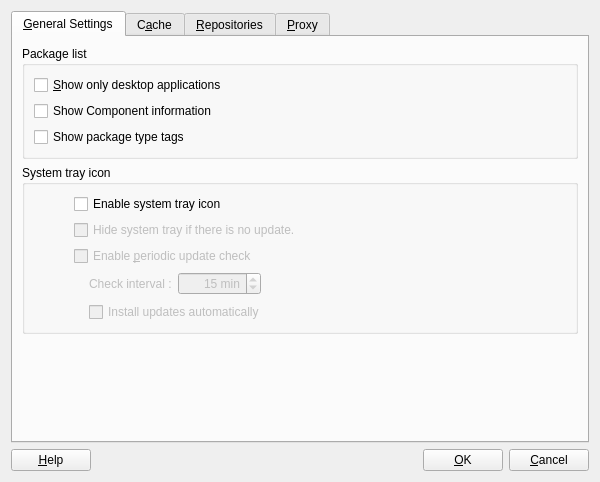
<?xml version="1.0" encoding="UTF-8"?>
<ui version="4.0">
 <class>SettingsDialog</class>
 <widget class="QDialog" name="SettingsDialog">
  <property name="geometry">
   <rect>
    <x>0</x>
    <y>0</y>
    <width>600</width>
    <height>482</height>
   </rect>
  </property>
  <property name="windowTitle">
   <string>Package Manager Settings</string>
  </property>
  <property name="windowIcon">
   <iconset resource="../data/data.qrc">
    <normaloff>:/data/package-manager.png</normaloff>:/data/package-manager.png</iconset>
  </property>
  <property name="modal">
   <bool>true</bool>
  </property>
  <layout class="QGridLayout" name="gridLayout_14">
   <item row="0" column="0">
    <widget class="QTabWidget" name="tabWidget">
     <property name="currentIndex">
      <number>0</number>
     </property>
     <widget class="QWidget" name="tab_1">
      <attribute name="title">
       <string>&amp;General Settings</string>
      </attribute>
      <layout class="QGridLayout" name="gridLayout_12">
       <item row="0" column="0">
        <widget class="QGroupBox" name="groupBox_2">
         <property name="title">
          <string>Package list</string>
         </property>
         <layout class="QGridLayout" name="gridLayout_3">
          <item row="0" column="0">
           <widget class="QCheckBox" name="onlyGuiApp">
            <property name="text">
             <string>&amp;Show only desktop applications</string>
            </property>
           </widget>
          </item>
          <item row="1" column="0">
           <widget class="QCheckBox" name="showComponents">
            <property name="text">
             <string>Show Component information </string>
            </property>
           </widget>
          </item>
          <item row="2" column="0">
           <widget class="QCheckBox" name="showIsA">
            <property name="text">
             <string>Show package type tags</string>
            </property>
           </widget>
          </item>
         </layout>
        </widget>
       </item>
       <item row="2" column="0">
        <widget class="QGroupBox" name="systemTrayGroup">
         <property name="sizePolicy">
          <sizepolicy hsizetype="Expanding" vsizetype="Preferred">
           <horstretch>0</horstretch>
           <verstretch>0</verstretch>
          </sizepolicy>
         </property>
         <property name="title">
          <string>System tray icon</string>
         </property>
         <property name="flat">
          <bool>false</bool>
         </property>
         <property name="checkable">
          <bool>false</bool>
         </property>
         <property name="checked">
          <bool>false</bool>
         </property>
         <layout class="QGridLayout" name="gridLayout">
          <item row="0" column="1">
           <widget class="QCheckBox" name="systemTray">
            <property name="text">
             <string>Enable system tray icon</string>
            </property>
           </widget>
          </item>
          <item row="1" column="1">
           <widget class="QCheckBox" name="hideIfNoUpdate">
            <property name="enabled">
             <bool>false</bool>
            </property>
            <property name="text">
             <string>Hide system tray if there is no update.</string>
            </property>
           </widget>
          </item>
          <item row="2" column="1">
           <widget class="QCheckBox" name="intervalCheck">
            <property name="enabled">
             <bool>false</bool>
            </property>
            <property name="text">
             <string>Enable &amp;periodic update check</string>
            </property>
           </widget>
          </item>
          <item row="3" column="1">
           <layout class="QHBoxLayout" name="horizontalLayout_2">
            <item>
             <spacer name="horizontalSpacer_7">
              <property name="orientation">
               <enum>Qt::Horizontal</enum>
              </property>
              <property name="sizeType">
               <enum>QSizePolicy::Fixed</enum>
              </property>
              <property name="sizeHint" stdset="0">
               <size>
                <width>15</width>
                <height>20</height>
               </size>
              </property>
             </spacer>
            </item>
            <item>
             <widget class="QLabel" name="intervalLabel">
              <property name="enabled">
               <bool>false</bool>
              </property>
              <property name="text">
               <string>Check interval :</string>
              </property>
             </widget>
            </item>
            <item>
             <widget class="QSpinBox" name="intervalSpin">
              <property name="enabled">
               <bool>false</bool>
              </property>
              <property name="alignment">
               <set>Qt::AlignRight|Qt::AlignTrailing|Qt::AlignVCenter</set>
              </property>
              <property name="suffix">
               <string> min</string>
              </property>
              <property name="minimum">
               <number>1</number>
              </property>
              <property name="maximum">
               <number>10000</number>
              </property>
              <property name="value">
               <number>15</number>
              </property>
             </widget>
            </item>
            <item>
             <spacer name="horizontalSpacer">
              <property name="orientation">
               <enum>Qt::Horizontal</enum>
              </property>
              <property name="sizeHint" stdset="0">
               <size>
                <width>305</width>
                <height>24</height>
               </size>
              </property>
             </spacer>
            </item>
           </layout>
          </item>
          <item row="4" column="1">
           <layout class="QHBoxLayout" name="horizontalLayout_4">
            <item>
             <spacer name="horizontalSpacer_8">
              <property name="orientation">
               <enum>Qt::Horizontal</enum>
              </property>
              <property name="sizeType">
               <enum>QSizePolicy::Fixed</enum>
              </property>
              <property name="sizeHint" stdset="0">
               <size>
                <width>15</width>
                <height>20</height>
               </size>
              </property>
             </spacer>
            </item>
            <item>
             <widget class="QCheckBox" name="installUpdates">
              <property name="enabled">
               <bool>false</bool>
              </property>
              <property name="text">
               <string>Install updates automatically</string>
              </property>
             </widget>
            </item>
           </layout>
          </item>
          <item row="0" column="0">
           <spacer name="horizontalSpacer_14">
            <property name="orientation">
             <enum>Qt::Horizontal</enum>
            </property>
            <property name="sizeHint" stdset="0">
             <size>
              <width>40</width>
              <height>20</height>
             </size>
            </property>
           </spacer>
          </item>
         </layout>
        </widget>
       </item>
       <item row="3" column="0">
        <spacer name="verticalSpacer_4">
         <property name="orientation">
          <enum>Qt::Vertical</enum>
         </property>
         <property name="sizeHint" stdset="0">
          <size>
           <width>20</width>
           <height>40</height>
          </size>
         </property>
        </spacer>
       </item>
      </layout>
     </widget>
     <widget class="QWidget" name="tab_2">
      <attribute name="title">
       <string>C&amp;ache</string>
      </attribute>
      <layout class="QGridLayout" name="gridLayout_7">
       <item row="0" column="0">
        <widget class="QGroupBox" name="groupCache">
         <property name="title">
          <string>Cache Limit</string>
         </property>
         <property name="flat">
          <bool>false</bool>
         </property>
         <property name="checkable">
          <bool>false</bool>
         </property>
         <property name="checked">
          <bool>false</bool>
         </property>
         <layout class="QGridLayout" name="gridLayout_6">
          <item row="0" column="0">
           <widget class="QCheckBox" name="useCacheCheck">
            <property name="enabled">
             <bool>true</bool>
            </property>
            <property name="text">
             <string>&amp;Use hard disk cache for downloaded software</string>
            </property>
            <property name="checked">
             <bool>true</bool>
            </property>
           </widget>
          </item>
          <item row="1" column="0" colspan="2">
           <widget class="QGroupBox" name="cacheGroup">
            <property name="enabled">
             <bool>true</bool>
            </property>
            <property name="sizePolicy">
             <sizepolicy hsizetype="Expanding" vsizetype="Expanding">
              <horstretch>0</horstretch>
              <verstretch>0</verstretch>
             </sizepolicy>
            </property>
            <property name="title">
             <string/>
            </property>
            <property name="alignment">
             <set>Qt::AlignLeading|Qt::AlignLeft|Qt::AlignTop</set>
            </property>
            <property name="flat">
             <bool>true</bool>
            </property>
            <layout class="QGridLayout" name="gridLayout_5">
             <property name="topMargin">
              <number>0</number>
             </property>
             <item row="0" column="0">
              <spacer name="horizontalSpacer_6">
               <property name="orientation">
                <enum>Qt::Horizontal</enum>
               </property>
               <property name="sizeType">
                <enum>QSizePolicy::Expanding</enum>
               </property>
               <property name="sizeHint" stdset="0">
                <size>
                 <width>0</width>
                 <height>0</height>
                </size>
               </property>
              </spacer>
             </item>
             <item row="0" column="1">
              <widget class="QLabel" name="useCacheLabel">
               <property name="text">
                <string>Maximum cache size:</string>
               </property>
               <property name="alignment">
                <set>Qt::AlignRight|Qt::AlignTrailing|Qt::AlignVCenter</set>
               </property>
              </widget>
             </item>
             <item row="0" column="2" colspan="2">
              <widget class="QSpinBox" name="useCacheSpin">
               <property name="minimumSize">
                <size>
                 <width>120</width>
                 <height>0</height>
                </size>
               </property>
               <property name="alignment">
                <set>Qt::AlignRight|Qt::AlignTrailing|Qt::AlignVCenter</set>
               </property>
               <property name="specialValueText">
                <string>Unlimited</string>
               </property>
               <property name="accelerated">
                <bool>true</bool>
               </property>
               <property name="suffix">
                <string> Mib</string>
               </property>
               <property name="minimum">
                <number>0</number>
               </property>
               <property name="maximum">
                <number>10000</number>
               </property>
               <property name="value">
                <number>0</number>
               </property>
              </widget>
             </item>
             <item row="1" column="1" colspan="3">
              <layout class="QHBoxLayout" name="horizontalLayout_3">
               <item>
                <widget class="QLabel" name="label_7">
                 <property name="text">
                  <string>Current cache dir:</string>
                 </property>
                 <property name="alignment">
                  <set>Qt::AlignRight|Qt::AlignTrailing|Qt::AlignVCenter</set>
                 </property>
                </widget>
               </item>
               <item>
                <widget class="QLabel" name="cacheDirPath">
                 <property name="font">
                  <font>
                   <weight>75</weight>
                   <bold>true</bold>
                  </font>
                 </property>
                 <property name="text">
                  <string notr="true">cache_dir_path</string>
                 </property>
                </widget>
               </item>
              </layout>
             </item>
             <item row="0" column="4" colspan="2">
              <spacer name="horizontalSpacer_9">
               <property name="orientation">
                <enum>Qt::Horizontal</enum>
               </property>
               <property name="sizeHint" stdset="0">
                <size>
                 <width>40</width>
                 <height>20</height>
                </size>
               </property>
              </spacer>
             </item>
             <item row="1" column="4">
              <widget class="QPushButton" name="selectCacheDir">
               <property name="text">
                <string>Select...</string>
               </property>
              </widget>
             </item>
             <item row="2" column="1" colspan="3">
              <spacer name="verticalSpacer_2">
               <property name="orientation">
                <enum>Qt::Vertical</enum>
               </property>
               <property name="sizeHint" stdset="0">
                <size>
                 <width>20</width>
                 <height>40</height>
                </size>
               </property>
              </spacer>
             </item>
             <item row="1" column="5">
              <widget class="QPushButton" name="openCacheDir">
               <property name="text">
                <string>Open</string>
               </property>
              </widget>
             </item>
            </layout>
           </widget>
          </item>
          <item row="3" column="0" colspan="2">
           <widget class="Line" name="line_3">
            <property name="orientation">
             <enum>Qt::Horizontal</enum>
            </property>
           </widget>
          </item>
          <item row="4" column="0" colspan="2">
           <widget class="QLabel" name="clearCacheDesc">
            <property name="layoutDirection">
             <enum>Qt::LeftToRight</enum>
            </property>
            <property name="text">
             <string>Clearing the disk cache will remove all downloaded software. This will not delete installed software or affect your system stability.</string>
            </property>
            <property name="alignment">
             <set>Qt::AlignLeading|Qt::AlignLeft|Qt::AlignTop</set>
            </property>
            <property name="wordWrap">
             <bool>true</bool>
            </property>
           </widget>
          </item>
          <item row="6" column="1">
           <widget class="QPushButton" name="clearCacheButton">
            <property name="text">
             <string>C&amp;lean disk cache now</string>
            </property>
           </widget>
          </item>
          <item row="6" column="0">
           <spacer name="horizontalSpacer_5">
            <property name="orientation">
             <enum>Qt::Horizontal</enum>
            </property>
            <property name="sizeHint" stdset="0">
             <size>
              <width>40</width>
              <height>20</height>
             </size>
            </property>
           </spacer>
          </item>
         </layout>
        </widget>
       </item>
       <item row="1" column="0">
        <widget class="QGroupBox" name="bandwidthLimitGroupBox">
         <property name="title">
          <string>Bandwidth limit</string>
         </property>
         <layout class="QGridLayout" name="gridLayout_2">
          <item row="0" column="1">
           <widget class="QCheckBox" name="useBandwidthLimit">
            <property name="text">
             <string>Use bandwidth limit :</string>
            </property>
           </widget>
          </item>
          <item row="0" column="2">
           <widget class="QSpinBox" name="bandwidthSpin">
            <property name="enabled">
             <bool>false</bool>
            </property>
            <property name="sizePolicy">
             <sizepolicy hsizetype="Preferred" vsizetype="Fixed">
              <horstretch>0</horstretch>
              <verstretch>0</verstretch>
             </sizepolicy>
            </property>
            <property name="minimumSize">
             <size>
              <width>100</width>
              <height>0</height>
             </size>
            </property>
            <property name="alignment">
             <set>Qt::AlignRight|Qt::AlignTrailing|Qt::AlignVCenter</set>
            </property>
            <property name="suffix">
             <string> kB/s</string>
            </property>
            <property name="minimum">
             <number>1</number>
            </property>
            <property name="maximum">
             <number>20000</number>
            </property>
            <property name="value">
             <number>30</number>
            </property>
           </widget>
          </item>
          <item row="0" column="3">
           <spacer name="horizontalSpacer_4">
            <property name="orientation">
             <enum>Qt::Horizontal</enum>
            </property>
            <property name="sizeHint" stdset="0">
             <size>
              <width>40</width>
              <height>20</height>
             </size>
            </property>
           </spacer>
          </item>
          <item row="0" column="0">
           <spacer name="horizontalSpacer_2">
            <property name="orientation">
             <enum>Qt::Horizontal</enum>
            </property>
            <property name="sizeHint" stdset="0">
             <size>
              <width>40</width>
              <height>20</height>
             </size>
            </property>
           </spacer>
          </item>
         </layout>
        </widget>
       </item>
       <item row="2" column="0">
        <spacer name="verticalSpacer">
         <property name="orientation">
          <enum>Qt::Vertical</enum>
         </property>
         <property name="sizeHint" stdset="0">
          <size>
           <width>20</width>
           <height>40</height>
          </size>
         </property>
        </spacer>
       </item>
      </layout>
     </widget>
     <widget class="QWidget" name="tab_3">
      <attribute name="title">
       <string>&amp;Repositories</string>
      </attribute>
      <layout class="QGridLayout" name="gridLayout_9">
       <item row="0" column="0" colspan="4">
        <widget class="QTableWidget" name="repoListView">
         <property name="alternatingRowColors">
          <bool>true</bool>
         </property>
         <property name="selectionMode">
          <enum>QAbstractItemView::SingleSelection</enum>
         </property>
         <property name="selectionBehavior">
          <enum>QAbstractItemView::SelectRows</enum>
         </property>
         <property name="showGrid">
          <bool>false</bool>
         </property>
         <property name="gridStyle">
          <enum>Qt::NoPen</enum>
         </property>
         <column>
          <property name="text">
           <string/>
          </property>
         </column>
         <column>
          <property name="text">
           <string>Repository Name</string>
          </property>
         </column>
         <column>
          <property name="text">
           <string>Repository Address</string>
          </property>
         </column>
        </widget>
       </item>
       <item row="1" column="0">
        <widget class="QPushButton" name="addRepoButton">
         <property name="text">
          <string>&amp;Add New Repository</string>
         </property>
        </widget>
       </item>
       <item row="1" column="1">
        <widget class="QPushButton" name="removeRepoButton">
         <property name="text">
          <string>Remove Repository</string>
         </property>
        </widget>
       </item>
       <item row="1" column="2">
        <widget class="QPushButton" name="moveUpButton">
         <property name="text">
          <string>Move &amp;Up</string>
         </property>
        </widget>
       </item>
       <item row="1" column="3">
        <widget class="QPushButton" name="moveDownButton">
         <property name="text">
          <string>Move &amp;Down</string>
         </property>
        </widget>
       </item>
      </layout>
     </widget>
     <widget class="QWidget" name="tab_4">
      <attribute name="title">
       <string>&amp;Proxy</string>
      </attribute>
      <layout class="QGridLayout" name="gridLayout_10">
       <item row="0" column="0">
        <widget class="QGroupBox" name="httpSettingsGroupBox">
         <property name="enabled">
          <bool>true</bool>
         </property>
         <property name="title">
          <string/>
         </property>
         <property name="flat">
          <bool>false</bool>
         </property>
         <layout class="QGridLayout" name="gridLayout_8">
          <item row="0" column="0">
           <widget class="QCheckBox" name="useProxy">
            <property name="text">
             <string>Use Proxy</string>
            </property>
           </widget>
          </item>
          <item row="1" column="0">
           <widget class="QWidget" name="widget" native="true">
            <property name="enabled">
             <bool>false</bool>
            </property>
            <layout class="QGridLayout" name="gridLayout_4">
             <item row="0" column="0">
              <widget class="QLabel" name="label">
               <property name="text">
                <string>HTTP proxy server:</string>
               </property>
               <property name="alignment">
                <set>Qt::AlignRight|Qt::AlignTrailing|Qt::AlignVCenter</set>
               </property>
              </widget>
             </item>
             <item row="0" column="1">
              <widget class="QLineEdit" name="httpProxy"/>
             </item>
             <item row="0" column="2">
              <widget class="QLabel" name="label_2">
               <property name="text">
                <string>Port:</string>
               </property>
              </widget>
             </item>
             <item row="0" column="3">
              <widget class="QSpinBox" name="httpProxyPort">
               <property name="minimum">
                <number>0</number>
               </property>
               <property name="maximum">
                <number>65535</number>
               </property>
               <property name="value">
                <number>0</number>
               </property>
              </widget>
             </item>
             <item row="2" column="0">
              <widget class="QLabel" name="label_3">
               <property name="text">
                <string>HTTPS proxy server:</string>
               </property>
               <property name="alignment">
                <set>Qt::AlignRight|Qt::AlignTrailing|Qt::AlignVCenter</set>
               </property>
              </widget>
             </item>
             <item row="2" column="1">
              <widget class="QLineEdit" name="httpsProxy"/>
             </item>
             <item row="2" column="2">
              <widget class="QLabel" name="label_4">
               <property name="text">
                <string>Port:</string>
               </property>
              </widget>
             </item>
             <item row="2" column="3">
              <widget class="QSpinBox" name="httpsProxyPort">
               <property name="minimum">
                <number>0</number>
               </property>
               <property name="maximum">
                <number>65535</number>
               </property>
               <property name="value">
                <number>0</number>
               </property>
              </widget>
             </item>
             <item row="3" column="0">
              <widget class="QLabel" name="label_5">
               <property name="text">
                <string>FTP proxy server:</string>
               </property>
               <property name="alignment">
                <set>Qt::AlignRight|Qt::AlignTrailing|Qt::AlignVCenter</set>
               </property>
              </widget>
             </item>
             <item row="3" column="1">
              <widget class="QLineEdit" name="ftpProxy"/>
             </item>
             <item row="3" column="2">
              <widget class="QLabel" name="label_6">
               <property name="text">
                <string>Port:</string>
               </property>
              </widget>
             </item>
             <item row="3" column="3">
              <widget class="QSpinBox" name="ftpProxyPort">
               <property name="minimum">
                <number>0</number>
               </property>
               <property name="maximum">
                <number>65535</number>
               </property>
               <property name="value">
                <number>0</number>
               </property>
              </widget>
             </item>
             <item row="4" column="0" colspan="4">
              <widget class="Line" name="line">
               <property name="orientation">
                <enum>Qt::Horizontal</enum>
               </property>
              </widget>
             </item>
             <item row="5" column="0">
              <widget class="QLabel" name="label_8">
               <property name="text">
                <string>Domain:</string>
               </property>
               <property name="alignment">
                <set>Qt::AlignRight|Qt::AlignTrailing|Qt::AlignVCenter</set>
               </property>
              </widget>
             </item>
             <item row="5" column="1">
              <widget class="QLineEdit" name="domainProxy"/>
             </item>
             <item row="8" column="0" colspan="4">
              <widget class="Line" name="line_2">
               <property name="orientation">
                <enum>Qt::Horizontal</enum>
               </property>
              </widget>
             </item>
             <item row="9" column="0">
              <widget class="QLabel" name="label_9">
               <property name="text">
                <string>Username:</string>
               </property>
               <property name="alignment">
                <set>Qt::AlignRight|Qt::AlignTrailing|Qt::AlignVCenter</set>
               </property>
              </widget>
             </item>
             <item row="9" column="1">
              <widget class="QLineEdit" name="userProxy"/>
             </item>
             <item row="10" column="0">
              <widget class="QLabel" name="label_10">
               <property name="text">
                <string>Password:</string>
               </property>
               <property name="alignment">
                <set>Qt::AlignRight|Qt::AlignTrailing|Qt::AlignVCenter</set>
               </property>
              </widget>
             </item>
             <item row="10" column="1">
              <widget class="QLineEdit" name="passwordProxy">
               <property name="echoMode">
                <enum>QLineEdit::Password</enum>
               </property>
              </widget>
             </item>
             <item row="11" column="0" colspan="4">
              <spacer name="verticalSpacer_3">
               <property name="orientation">
                <enum>Qt::Vertical</enum>
               </property>
               <property name="sizeHint" stdset="0">
                <size>
                 <width>20</width>
                 <height>40</height>
                </size>
               </property>
              </spacer>
             </item>
             <item row="12" column="0" colspan="4">
              <widget class="QLabel" name="useDe">
               <property name="text">
                <string>&lt;!DOCTYPE HTML PUBLIC &quot;-//W3C//DTD HTML 4.0//EN&quot; &quot;http://www.w3.org/TR/REC-html40/strict.dtd&quot;&gt;
&lt;html&gt;&lt;head&gt;&lt;meta name=&quot;qrichtext&quot; content=&quot;1&quot; /&gt;&lt;style type=&quot;text/css&quot;&gt;
p, li { white-space: pre-wrap; }
&lt;/style&gt;&lt;/head&gt;&lt;body style=&quot; font-family:'Droid Sans'; font-size:9pt; font-weight:400; font-style:normal;&quot;&gt;
&lt;p style=&quot; margin-top:0px; margin-bottom:0px; margin-left:0px; margin-right:0px; -qt-block-indent:0; text-indent:0px;&quot;&gt;There is proxy settings available in KDE, you can click &lt;a href=&quot;#&quot;&gt;&lt;span style=&quot; text-decoration: underline; color:#1b7bae;&quot;&gt;here&lt;/span&gt;&lt;/a&gt; to get these settings&lt;/p&gt;&lt;/body&gt;&lt;/html&gt;</string>
               </property>
               <property name="wordWrap">
                <bool>true</bool>
               </property>
              </widget>
             </item>
             <item row="1" column="1" colspan="3">
              <widget class="QLabel" name="useHttpForAll">
               <property name="text">
                <string>&lt;a href=#&gt;Use this proxy server for all protocols&lt;/a&gt;</string>
               </property>
              </widget>
             </item>
            </layout>
           </widget>
          </item>
         </layout>
        </widget>
       </item>
      </layout>
     </widget>
    </widget>
   </item>
   <item row="1" column="0">
    <layout class="QHBoxLayout" name="horizontalLayout">
     <item>
      <widget class="QPushButton" name="buttonHelp">
       <property name="text">
        <string>&amp;Help</string>
       </property>
      </widget>
     </item>
     <item>
      <spacer name="horizontalSpacer_3">
       <property name="orientation">
        <enum>Qt::Horizontal</enum>
       </property>
       <property name="sizeHint" stdset="0">
        <size>
         <width>40</width>
         <height>20</height>
        </size>
       </property>
      </spacer>
     </item>
     <item>
      <widget class="QPushButton" name="buttonOk">
       <property name="text">
        <string>&amp;OK</string>
       </property>
      </widget>
     </item>
     <item>
      <widget class="QPushButton" name="buttonCancel">
       <property name="text">
        <string>&amp;Cancel</string>
       </property>
      </widget>
     </item>
    </layout>
   </item>
  </layout>
 </widget>
 <tabstops>
  <tabstop>tabWidget</tabstop>
  <tabstop>onlyGuiApp</tabstop>
  <tabstop>intervalSpin</tabstop>
 </tabstops>
 <resources>
  <include location="../data/data.qrc"/>
 </resources>
 <connections>
  <connection>
   <sender>intervalCheck</sender>
   <signal>toggled(bool)</signal>
   <receiver>intervalSpin</receiver>
   <slot>setEnabled(bool)</slot>
   <hints>
    <hint type="sourcelabel">
     <x>217</x>
     <y>245</y>
    </hint>
    <hint type="destinationlabel">
     <x>215</x>
     <y>273</y>
    </hint>
   </hints>
  </connection>
  <connection>
   <sender>buttonOk</sender>
   <signal>clicked()</signal>
   <receiver>SettingsDialog</receiver>
   <slot>accept()</slot>
   <hints>
    <hint type="sourcelabel">
     <x>393</x>
     <y>354</y>
    </hint>
    <hint type="destinationlabel">
     <x>381</x>
     <y>359</y>
    </hint>
   </hints>
  </connection>
  <connection>
   <sender>intervalCheck</sender>
   <signal>toggled(bool)</signal>
   <receiver>intervalLabel</receiver>
   <slot>setEnabled(bool)</slot>
   <hints>
    <hint type="sourcelabel">
     <x>175</x>
     <y>245</y>
    </hint>
    <hint type="destinationlabel">
     <x>124</x>
     <y>274</y>
    </hint>
   </hints>
  </connection>
  <connection>
   <sender>intervalCheck</sender>
   <signal>toggled(bool)</signal>
   <receiver>installUpdates</receiver>
   <slot>setEnabled(bool)</slot>
   <hints>
    <hint type="sourcelabel">
     <x>302</x>
     <y>245</y>
    </hint>
    <hint type="destinationlabel">
     <x>365</x>
     <y>301</y>
    </hint>
   </hints>
  </connection>
  <connection>
   <sender>systemTray</sender>
   <signal>toggled(bool)</signal>
   <receiver>hideIfNoUpdate</receiver>
   <slot>setEnabled(bool)</slot>
   <hints>
    <hint type="sourcelabel">
     <x>149</x>
     <y>195</y>
    </hint>
    <hint type="destinationlabel">
     <x>149</x>
     <y>220</y>
    </hint>
   </hints>
  </connection>
  <connection>
   <sender>systemTray</sender>
   <signal>toggled(bool)</signal>
   <receiver>intervalCheck</receiver>
   <slot>setEnabled(bool)</slot>
   <hints>
    <hint type="sourcelabel">
     <x>130</x>
     <y>195</y>
    </hint>
    <hint type="destinationlabel">
     <x>129</x>
     <y>245</y>
    </hint>
   </hints>
  </connection>
  <connection>
   <sender>systemTray</sender>
   <signal>clicked(bool)</signal>
   <receiver>intervalCheck</receiver>
   <slot>setChecked(bool)</slot>
   <hints>
    <hint type="sourcelabel">
     <x>273</x>
     <y>195</y>
    </hint>
    <hint type="destinationlabel">
     <x>210</x>
     <y>245</y>
    </hint>
   </hints>
  </connection>
  <connection>
   <sender>useCacheCheck</sender>
   <signal>clicked(bool)</signal>
   <receiver>cacheGroup</receiver>
   <slot>setEnabled(bool)</slot>
   <hints>
    <hint type="sourcelabel">
     <x>183</x>
     <y>82</y>
    </hint>
    <hint type="destinationlabel">
     <x>131</x>
     <y>89</y>
    </hint>
   </hints>
  </connection>
  <connection>
   <sender>useProxy</sender>
   <signal>toggled(bool)</signal>
   <receiver>widget</receiver>
   <slot>setEnabled(bool)</slot>
   <hints>
    <hint type="sourcelabel">
     <x>88</x>
     <y>48</y>
    </hint>
    <hint type="destinationlabel">
     <x>103</x>
     <y>109</y>
    </hint>
   </hints>
  </connection>
  <connection>
   <sender>useProxy</sender>
   <signal>toggled(bool)</signal>
   <receiver>useDe</receiver>
   <slot>setVisible(bool)</slot>
   <hints>
    <hint type="sourcelabel">
     <x>88</x>
     <y>48</y>
    </hint>
    <hint type="destinationlabel">
     <x>99</x>
     <y>305</y>
    </hint>
   </hints>
  </connection>
  <connection>
   <sender>useBandwidthLimit</sender>
   <signal>toggled(bool)</signal>
   <receiver>bandwidthSpin</receiver>
   <slot>setEnabled(bool)</slot>
   <hints>
    <hint type="sourcelabel">
     <x>156</x>
     <y>257</y>
    </hint>
    <hint type="destinationlabel">
     <x>282</x>
     <y>284</y>
    </hint>
   </hints>
  </connection>
 </connections>
</ui>
